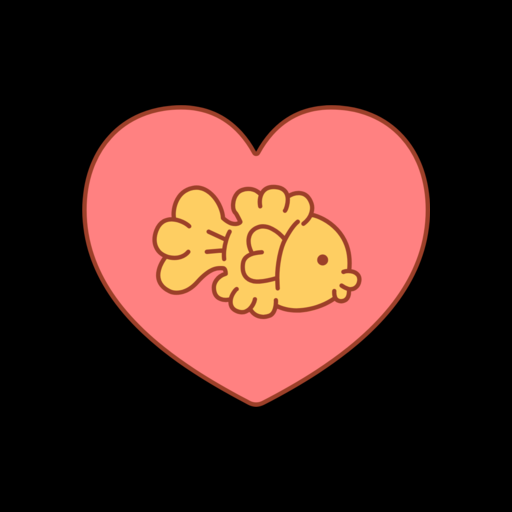
#> input picture app/src/debug/ic_launcher-playstore.png, 512 x 512 px
$ python compare_home_store_preview.py --figma ../../app/src/debug/ic_launcher-playstore.png --capture ../../app/src/debug/ic_launcher-playstore.png
#> lines starting #> are read from the running program, lines starting #| are printed output that depends on the picture
#!/usr/bin/env python3
import argparse
import json
import math
from pathlib import Path

from PIL import Image, ImageChops, ImageDraw


def flatten_on_white(image: Image.Image) -> Image.Image:
    rgba = image.convert("RGBA")
    background = Image.new("RGBA", rgba.size, (255, 255, 255, 255))
    background.alpha_composite(rgba)
    return background.convert("RGB")


def mismatch_metrics(diff: Image.Image) -> dict:
    pixels = diff.convert("RGB").getdata()
    total = diff.width * diff.height
    channel_sum = 0
    channel_square_sum = 0
    max_delta = 0
    mismatch_over_8 = 0
    mismatch_over_16 = 0
    mismatch_over_32 = 0

    for red, green, blue in pixels:
        pixel_max = max(red, green, blue)
        max_delta = max(max_delta, pixel_max)
        channel_sum += red + green + blue
        channel_square_sum += red * red + green * green + blue * blue
        if pixel_max > 8:
            mismatch_over_8 += 1
        if pixel_max > 16:
            mismatch_over_16 += 1
        if pixel_max > 32:
            mismatch_over_32 += 1

    channel_count = total * 3
    mae = channel_sum / channel_count
    rmse = math.sqrt(channel_square_sum / channel_count)

    return {
        "mae": round(mae, 4),
        "rmse": round(rmse, 4),
        "max_delta": max_delta,
        "mismatch_percent_over_8": round(mismatch_over_8 / total * 100, 4),
        "mismatch_percent_over_16": round(mismatch_over_16 / total * 100, 4),
        "mismatch_percent_over_32": round(mismatch_over_32 / total * 100, 4),
    }


def draw_label(draw: ImageDraw.ImageDraw, x: int, text: str) -> None:
    draw.text((x, 10), text, fill=(15, 15, 15))


def main() -> int:
    parser = argparse.ArgumentParser(description="Compare the home store preview capture against a Figma PNG.")
    parser.add_argument("--figma", required=True, help="Path to the Figma reference PNG.")
    parser.add_argument("--capture", required=True, help="Path to the full-device app screenshot PNG.")
    parser.add_argument("--out-dir", default="build/design-verification/home-store-preview")
    parser.add_argument("--max-mae", type=float, default=None)
    parser.add_argument("--max-mismatch-percent", type=float, default=None)
    args = parser.parse_args()

    out_dir = Path(args.out_dir)
    out_dir.mkdir(parents=True, exist_ok=True)

    figma = flatten_on_white(Image.open(args.figma))
#> in flatten_on_white, `background = Image.new("RGBA", rgba.size, (255, 255, 255, 255))`: background: PIL image 512x512 RGBA; every value is 255
#> in flatten_on_white, returned value is the input picture: PIL image 512x512 RGB; mean R, G, B 72.3, 40.6, 33.4
    capture = flatten_on_white(Image.open(args.capture))

    scale = capture.width / figma.width
#> scale = 1
    crop_height = int(round(figma.height * scale))
#> crop_height = 512
    crop_box = (0, capture.height - crop_height, capture.width, capture.height)
#> crop_box = (0, 0, 512, 512)
    app_crop = capture.crop(crop_box)
    app_normalized = app_crop.resize(figma.size, Image.Resampling.LANCZOS)

    diff = ImageChops.difference(figma, app_normalized)
#> diff: PIL image 512x512 RGB; every value is 0
    diff_visual = diff.point(lambda value: min(255, value * 4))
    metrics = mismatch_metrics(diff)
#> after the loop in mismatch_metrics, `for red, green, blue in pixels:`: channel_square_sum = 0
#> metrics = {'mae': 0, 'rmse': 0, 'max_delta': 0, 'mismatch_percent_over_8': 0, 'mismatch_percent_over_16': 0, 'mismatch_percent_over_32': 0}
    metrics.update(
        {
            "figma_size": list(figma.size),
            "capture_size": list(capture.size),
            "crop_box": list(crop_box),
            "app_crop_size": list(app_crop.size),
        }
    )

    figma_path = out_dir / "figma-reference.png"
    crop_path = out_dir / "app-crop.png"
    diff_path = out_dir / "diff-x4.png"
    contact_sheet_path = out_dir / "comparison.png"
    metrics_path = out_dir / "metrics.json"

    figma.save(figma_path)
    app_normalized.save(crop_path)
    diff_visual.save(diff_path)

    gutter = 16
    label_height = 32
    sheet = Image.new(
        "RGB",
        (figma.width * 3 + gutter * 4, figma.height + label_height + gutter),
        (255, 255, 255),
    )
#> sheet: PIL image 1600x560 RGB; every value is 255
    draw = ImageDraw.Draw(sheet)
    x1 = gutter
    x2 = figma.width + gutter * 2
#> x2 = 544
    x3 = figma.width * 2 + gutter * 3
#> x3 = 1072
    draw_label(draw, x1, "Figma")
    draw_label(draw, x2, "App")
    draw_label(draw, x3, "Diff x4")
    y = label_height
    sheet.paste(figma, (x1, y))
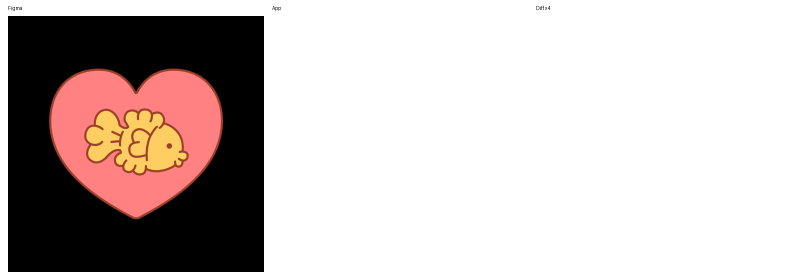
#> sheet: PIL image 1600x560 RGB (shown at 1/2 size); mean R, G, B 201.5, 192.2, 190.1
    sheet.paste(app_normalized, (x2, y))
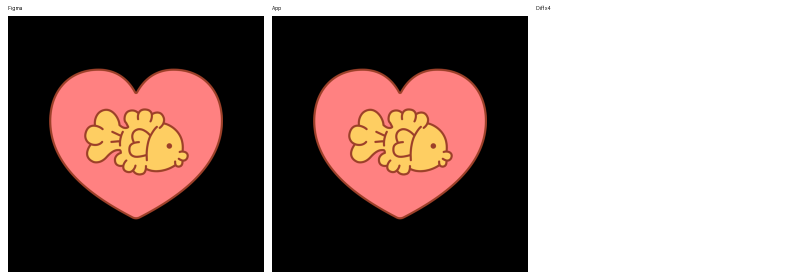
#> sheet: PIL image 1600x560 RGB (shown at 1/2 size); mean R, G, B 148.1, 129.5, 125.3
    sheet.paste(diff_visual, (x3, y))
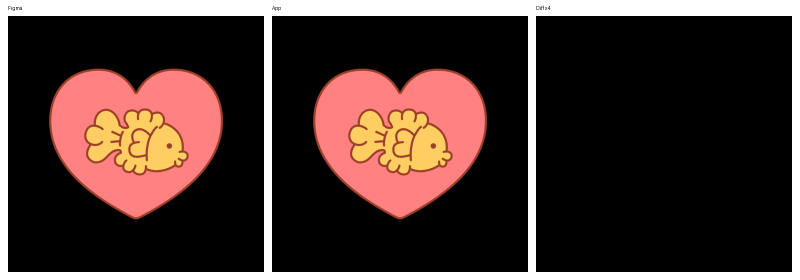
#> sheet: PIL image 1600x560 RGB (shown at 1/2 size); mean R, G, B 73.5, 54.9, 50.7
    sheet.save(contact_sheet_path)

    metrics_path.write_text(json.dumps(metrics, ensure_ascii=False, indent=2) + "\n")
    print(json.dumps(metrics, ensure_ascii=False, indent=2))
#> (printed output is left out)
    print(f"comparison: {contact_sheet_path}")

    failed = False
    if args.max_mae is not None and metrics["mae"] > args.max_mae:
        print(f"MAE {metrics['mae']} exceeded threshold {args.max_mae}")
        failed = True
    if (
        args.max_mismatch_percent is not None and
        metrics["mismatch_percent_over_16"] > args.max_mismatch_percent
    ):
        print(
            "mismatch_percent_over_16 "
            f"{metrics['mismatch_percent_over_16']} exceeded threshold {args.max_mismatch_percent}"
        )
        failed = True
    return 1 if failed else 0


if __name__ == "__main__":
    raise SystemExit(main())
#> (the program exits here)
